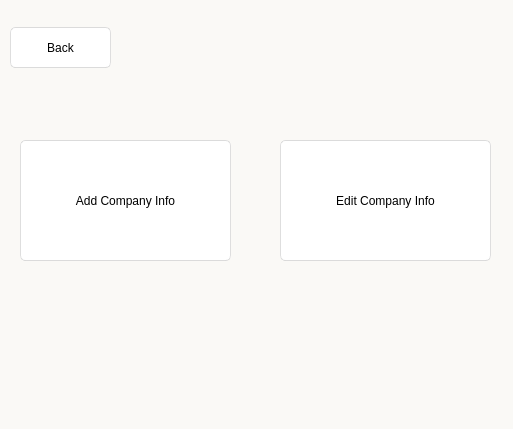
<?xml version="1.0" encoding="UTF-8"?>
<ui version="4.0">
 <class>CompanyM</class>
 <widget class="QWidget" name="CompanyM">
  <property name="geometry">
   <rect>
    <x>0</x>
    <y>0</y>
    <width>513</width>
    <height>429</height>
   </rect>
  </property>
  <property name="windowTitle">
   <string>Form</string>
  </property>
  <property name="styleSheet">
   <string notr="true">background:rgb(250, 249, 246)
</string>
  </property>
  <widget class="QPushButton" name="addCompany_btn">
   <property name="geometry">
    <rect>
     <x>20</x>
     <y>140</y>
     <width>211</width>
     <height>121</height>
    </rect>
   </property>
   <property name="styleSheet">
    <string notr="true">QPushButton{
	font: 25 18pt &quot;Bahnschrift Light&quot;;
	border-style: solid;
	border-top-color: qlineargradient(spread:pad, x1:0.5, y1:1, x2:0.5, y2:0, stop:0 rgb(215, 215, 215), stop:1 rgb(222, 222, 222));
	border-right-color: qlineargradient(spread:pad, x1:0, y1:0.5, x2:1, y2:0.5, stop:0 rgb(217, 217, 217), stop:1 rgb(227, 227, 227));
	border-left-color: qlineargradient(spread:pad, x1:0, y1:0.5, x2:1, y2:0.5, stop:0 rgb(227, 227, 227), stop:1 rgb(217, 217, 217));
	border-bottom-color: qlineargradient(spread:pad, x1:0.5, y1:1, x2:0.5, y2:0, stop:0 rgb(215, 215, 215), stop:1 rgb(222, 222, 222));
	border-width: 1px;
	border-radius: 5px;
	color: rgb(0,0,0);
	padding: 2px;
	background-color: rgb(255,255,255);
}
QPushButton:hover{
	border-style: solid;
	border-top-color: qlineargradient(spread:pad, x1:0.5, y1:1, x2:0.5, y2:0, stop:0 rgb(195, 195, 195), stop:1 rgb(222, 222, 222));
	border-right-color: qlineargradient(spread:pad, x1:0, y1:0.5, x2:1, y2:0.5, stop:0 rgb(197, 197, 197), stop:1 rgb(227, 227, 227));
	border-left-color: qlineargradient(spread:pad, x1:0, y1:0.5, x2:1, y2:0.5, stop:0 rgb(227, 227, 227), stop:1 rgb(197, 197, 197));
	border-bottom-color: qlineargradient(spread:pad, x1:0.5, y1:1, x2:0.5, y2:0, stop:0 rgb(195, 195, 195), stop:1 rgb(222, 222, 222));
	border-width: 1px;
	border-radius: 5px;
	color: rgb(0,0,0);
	padding: 2px;
	background-color: rgb(255,255,255);
}
QPushButton:pressed{
	border-style: solid;
	border-top-color: qlineargradient(spread:pad, x1:0.5, y1:1, x2:0.5, y2:0, stop:0 rgb(215, 215, 215), stop:1 rgb(222, 222, 222));
	border-right-color: qlineargradient(spread:pad, x1:0, y1:0.5, x2:1, y2:0.5, stop:0 rgb(217, 217, 217), stop:1 rgb(227, 227, 227));
	border-left-color: qlineargradient(spread:pad, x1:0, y1:0.5, x2:1, y2:0.5, stop:0 rgb(227, 227, 227), stop:1 rgb(217, 217, 217));
	border-bottom-color: qlineargradient(spread:pad, x1:0.5, y1:1, x2:0.5, y2:0, stop:0 rgb(215, 215, 215), stop:1 rgb(222, 222, 222));
	border-width: 1px;
	border-radius: 5px;
	color: rgb(0,0,0);
	padding: 2px;
	background-color: rgb(142,142,142);
}
QPushButton:disabled{
	border-style: solid;
	border-top-color: qlineargradient(spread:pad, x1:0.5, y1:1, x2:0.5, y2:0, stop:0 rgb(215, 215, 215), stop:1 rgb(222, 222, 222));
	border-right-color: qlineargradient(spread:pad, x1:0, y1:0.5, x2:1, y2:0.5, stop:0 rgb(217, 217, 217), stop:1 rgb(227, 227, 227));
	border-left-color: qlineargradient(spread:pad, x1:0, y1:0.5, x2:1, y2:0.5, stop:0 rgb(227, 227, 227), stop:1 rgb(217, 217, 217));
	border-bottom-color: qlineargradient(spread:pad, x1:0.5, y1:1, x2:0.5, y2:0, stop:0 rgb(215, 215, 215), stop:1 rgb(222, 222, 222));
	border-width: 1px;
	border-radius: 5px;
	color: #808086;
	padding: 2px;
	background-color: rgb(142,142,142);
}</string>
   </property>
   <property name="text">
    <string>Add Company Info</string>
   </property>
  </widget>
  <widget class="QPushButton" name="edit_btn">
   <property name="geometry">
    <rect>
     <x>280</x>
     <y>140</y>
     <width>211</width>
     <height>121</height>
    </rect>
   </property>
   <property name="styleSheet">
    <string notr="true">QPushButton{
	font: 25 18pt &quot;Bahnschrift Light&quot;;
	border-style: solid;
	border-top-color: qlineargradient(spread:pad, x1:0.5, y1:1, x2:0.5, y2:0, stop:0 rgb(215, 215, 215), stop:1 rgb(222, 222, 222));
	border-right-color: qlineargradient(spread:pad, x1:0, y1:0.5, x2:1, y2:0.5, stop:0 rgb(217, 217, 217), stop:1 rgb(227, 227, 227));
	border-left-color: qlineargradient(spread:pad, x1:0, y1:0.5, x2:1, y2:0.5, stop:0 rgb(227, 227, 227), stop:1 rgb(217, 217, 217));
	border-bottom-color: qlineargradient(spread:pad, x1:0.5, y1:1, x2:0.5, y2:0, stop:0 rgb(215, 215, 215), stop:1 rgb(222, 222, 222));
	border-width: 1px;
	border-radius: 5px;
	color: rgb(0,0,0);
	padding: 2px;
	background-color: rgb(255,255,255);
}
QPushButton:hover{
	border-style: solid;
	border-top-color: qlineargradient(spread:pad, x1:0.5, y1:1, x2:0.5, y2:0, stop:0 rgb(195, 195, 195), stop:1 rgb(222, 222, 222));
	border-right-color: qlineargradient(spread:pad, x1:0, y1:0.5, x2:1, y2:0.5, stop:0 rgb(197, 197, 197), stop:1 rgb(227, 227, 227));
	border-left-color: qlineargradient(spread:pad, x1:0, y1:0.5, x2:1, y2:0.5, stop:0 rgb(227, 227, 227), stop:1 rgb(197, 197, 197));
	border-bottom-color: qlineargradient(spread:pad, x1:0.5, y1:1, x2:0.5, y2:0, stop:0 rgb(195, 195, 195), stop:1 rgb(222, 222, 222));
	border-width: 1px;
	border-radius: 5px;
	color: rgb(0,0,0);
	padding: 2px;
	background-color: rgb(255,255,255);
}
QPushButton:pressed{
	border-style: solid;
	border-top-color: qlineargradient(spread:pad, x1:0.5, y1:1, x2:0.5, y2:0, stop:0 rgb(215, 215, 215), stop:1 rgb(222, 222, 222));
	border-right-color: qlineargradient(spread:pad, x1:0, y1:0.5, x2:1, y2:0.5, stop:0 rgb(217, 217, 217), stop:1 rgb(227, 227, 227));
	border-left-color: qlineargradient(spread:pad, x1:0, y1:0.5, x2:1, y2:0.5, stop:0 rgb(227, 227, 227), stop:1 rgb(217, 217, 217));
	border-bottom-color: qlineargradient(spread:pad, x1:0.5, y1:1, x2:0.5, y2:0, stop:0 rgb(215, 215, 215), stop:1 rgb(222, 222, 222));
	border-width: 1px;
	border-radius: 5px;
	color: rgb(0,0,0);
	padding: 2px;
	background-color: rgb(142,142,142);
}
QPushButton:disabled{
	border-style: solid;
	border-top-color: qlineargradient(spread:pad, x1:0.5, y1:1, x2:0.5, y2:0, stop:0 rgb(215, 215, 215), stop:1 rgb(222, 222, 222));
	border-right-color: qlineargradient(spread:pad, x1:0, y1:0.5, x2:1, y2:0.5, stop:0 rgb(217, 217, 217), stop:1 rgb(227, 227, 227));
	border-left-color: qlineargradient(spread:pad, x1:0, y1:0.5, x2:1, y2:0.5, stop:0 rgb(227, 227, 227), stop:1 rgb(217, 217, 217));
	border-bottom-color: qlineargradient(spread:pad, x1:0.5, y1:1, x2:0.5, y2:0, stop:0 rgb(215, 215, 215), stop:1 rgb(222, 222, 222));
	border-width: 1px;
	border-radius: 5px;
	color: #808086;
	padding: 2px;
	background-color: rgb(142,142,142);
}</string>
   </property>
   <property name="text">
    <string>Edit Company Info</string>
   </property>
  </widget>
  <widget class="QPushButton" name="back_btn">
   <property name="geometry">
    <rect>
     <x>10</x>
     <y>27</y>
     <width>101</width>
     <height>41</height>
    </rect>
   </property>
   <property name="styleSheet">
    <string notr="true">QPushButton{
	font: 25 18pt &quot;Bahnschrift Light&quot;;
	border-style: solid;
	border-top-color: qlineargradient(spread:pad, x1:0.5, y1:1, x2:0.5, y2:0, stop:0 rgb(215, 215, 215), stop:1 rgb(222, 222, 222));
	border-right-color: qlineargradient(spread:pad, x1:0, y1:0.5, x2:1, y2:0.5, stop:0 rgb(217, 217, 217), stop:1 rgb(227, 227, 227));
	border-left-color: qlineargradient(spread:pad, x1:0, y1:0.5, x2:1, y2:0.5, stop:0 rgb(227, 227, 227), stop:1 rgb(217, 217, 217));
	border-bottom-color: qlineargradient(spread:pad, x1:0.5, y1:1, x2:0.5, y2:0, stop:0 rgb(215, 215, 215), stop:1 rgb(222, 222, 222));
	border-width: 1px;
	border-radius: 5px;
	color: rgb(0,0,0);
	padding: 2px;
	background-color: rgb(255,255,255);
}
QPushButton:hover{
	border-style: solid;
	border-top-color: qlineargradient(spread:pad, x1:0.5, y1:1, x2:0.5, y2:0, stop:0 rgb(195, 195, 195), stop:1 rgb(222, 222, 222));
	border-right-color: qlineargradient(spread:pad, x1:0, y1:0.5, x2:1, y2:0.5, stop:0 rgb(197, 197, 197), stop:1 rgb(227, 227, 227));
	border-left-color: qlineargradient(spread:pad, x1:0, y1:0.5, x2:1, y2:0.5, stop:0 rgb(227, 227, 227), stop:1 rgb(197, 197, 197));
	border-bottom-color: qlineargradient(spread:pad, x1:0.5, y1:1, x2:0.5, y2:0, stop:0 rgb(195, 195, 195), stop:1 rgb(222, 222, 222));
	border-width: 1px;
	border-radius: 5px;
	color: rgb(0,0,0);
	padding: 2px;
	background-color: rgb(255,255,255);
}
QPushButton:pressed{
	border-style: solid;
	border-top-color: qlineargradient(spread:pad, x1:0.5, y1:1, x2:0.5, y2:0, stop:0 rgb(215, 215, 215), stop:1 rgb(222, 222, 222));
	border-right-color: qlineargradient(spread:pad, x1:0, y1:0.5, x2:1, y2:0.5, stop:0 rgb(217, 217, 217), stop:1 rgb(227, 227, 227));
	border-left-color: qlineargradient(spread:pad, x1:0, y1:0.5, x2:1, y2:0.5, stop:0 rgb(227, 227, 227), stop:1 rgb(217, 217, 217));
	border-bottom-color: qlineargradient(spread:pad, x1:0.5, y1:1, x2:0.5, y2:0, stop:0 rgb(215, 215, 215), stop:1 rgb(222, 222, 222));
	border-width: 1px;
	border-radius: 5px;
	color: rgb(0,0,0);
	padding: 2px;
	background-color: rgb(142,142,142);
}
QPushButton:disabled{
	border-style: solid;
	border-top-color: qlineargradient(spread:pad, x1:0.5, y1:1, x2:0.5, y2:0, stop:0 rgb(215, 215, 215), stop:1 rgb(222, 222, 222));
	border-right-color: qlineargradient(spread:pad, x1:0, y1:0.5, x2:1, y2:0.5, stop:0 rgb(217, 217, 217), stop:1 rgb(227, 227, 227));
	border-left-color: qlineargradient(spread:pad, x1:0, y1:0.5, x2:1, y2:0.5, stop:0 rgb(227, 227, 227), stop:1 rgb(217, 217, 217));
	border-bottom-color: qlineargradient(spread:pad, x1:0.5, y1:1, x2:0.5, y2:0, stop:0 rgb(215, 215, 215), stop:1 rgb(222, 222, 222));
	border-width: 1px;
	border-radius: 5px;
	color: #808086;
	padding: 2px;
	background-color: rgb(142,142,142);
}</string>
   </property>
   <property name="text">
    <string>Back</string>
   </property>
  </widget>
 </widget>
 <resources/>
 <connections/>
</ui>
